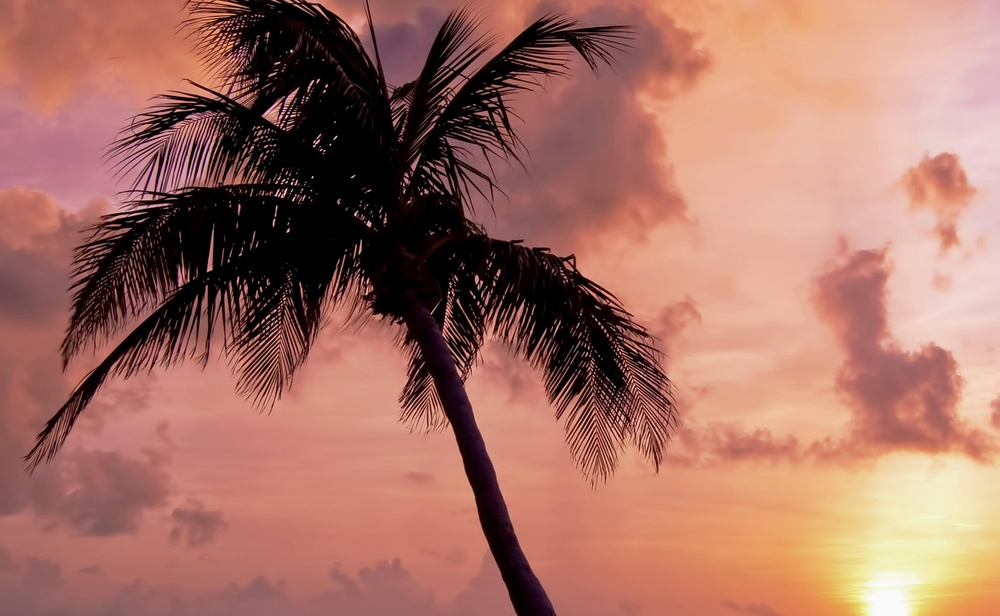
#> input picture Image Enhancement Spatial Domain/dataset/pexels-pixabay-67566.jpg, 1000 x 616 px, shrunk from 7308 x 4502 before the run
$ python 'Power Transformation (Gamma).py'
#> lines starting #> are read from the running program, lines starting #| are printed output that depends on the picture
import cv2
import matplotlib.pyplot as plt
import numpy as np

img = cv2.imread('dataset/pexels-pixabay-67566.jpg', 0)
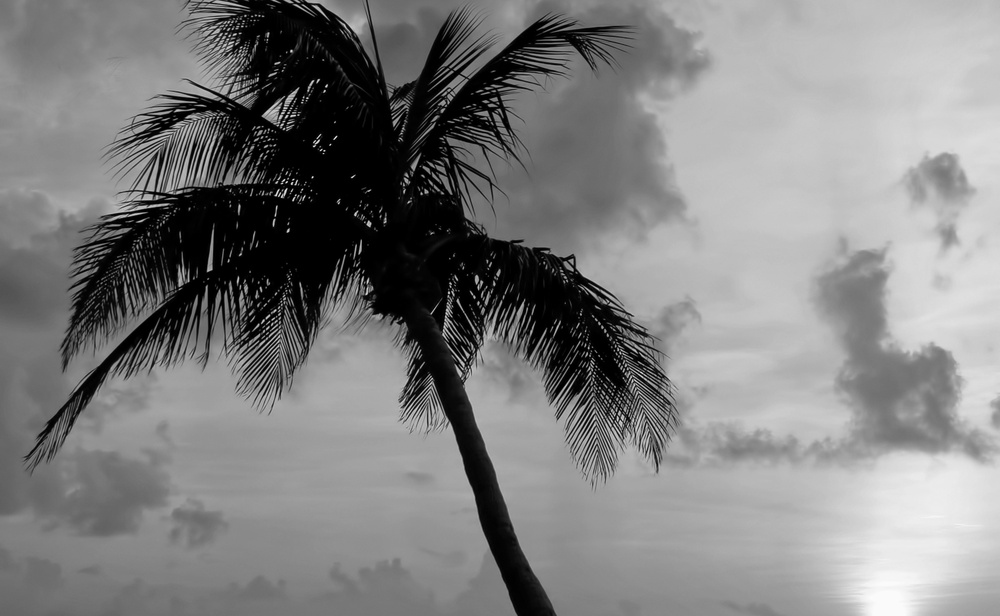
#> img: shape (616, 1000); min 0, max 252, mean 127.2
gamma = 2.5
img_power = img**gamma
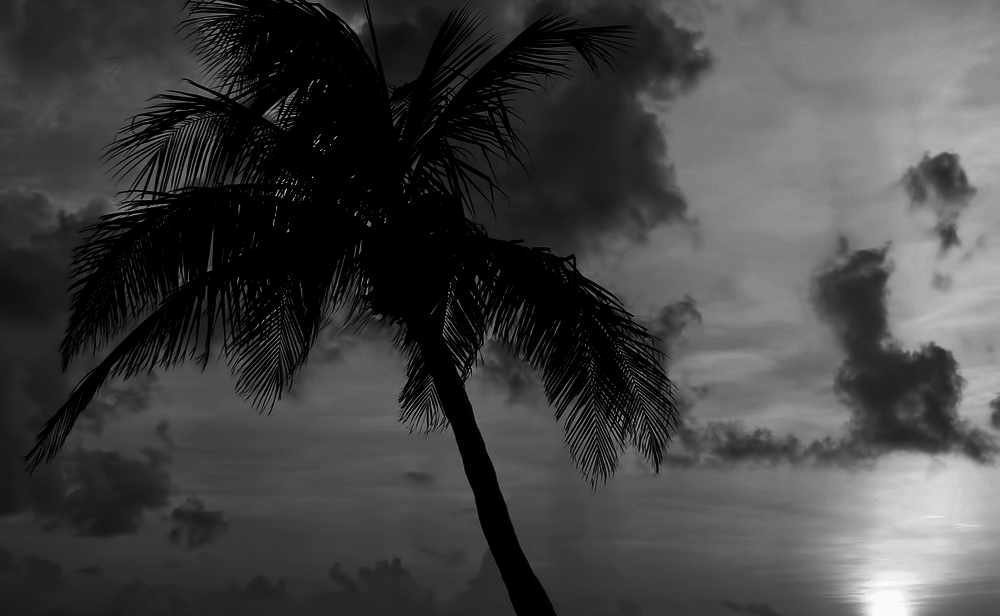
#> img_power: shape (616, 1000) float64; min 0, max 1008094.7, mean 266681.4; drawn with min black and max white
plt.figure(figsize=(20, 20))
plt.subplot(1,2,1)
plt.imshow(img,cmap="gray")
plt.subplot(1,2,2)
plt.imshow(img_power,cmap="gray")
plt.show()
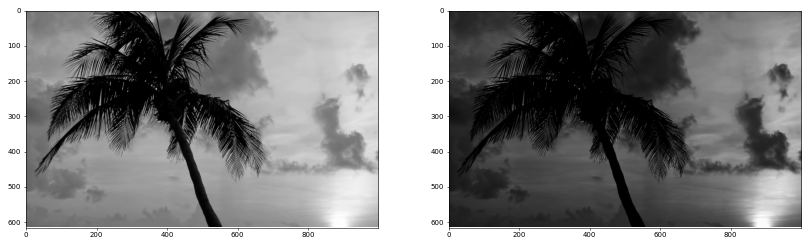
#> figure drawn by matplotlib, 2 panels

$ run again, with Image Enhancement Spatial Domain/dataset/clouds-8420083_1280.jpg copied over Image Enhancement Spatial Domain/dataset/pexels-pixabay-67566.jpg
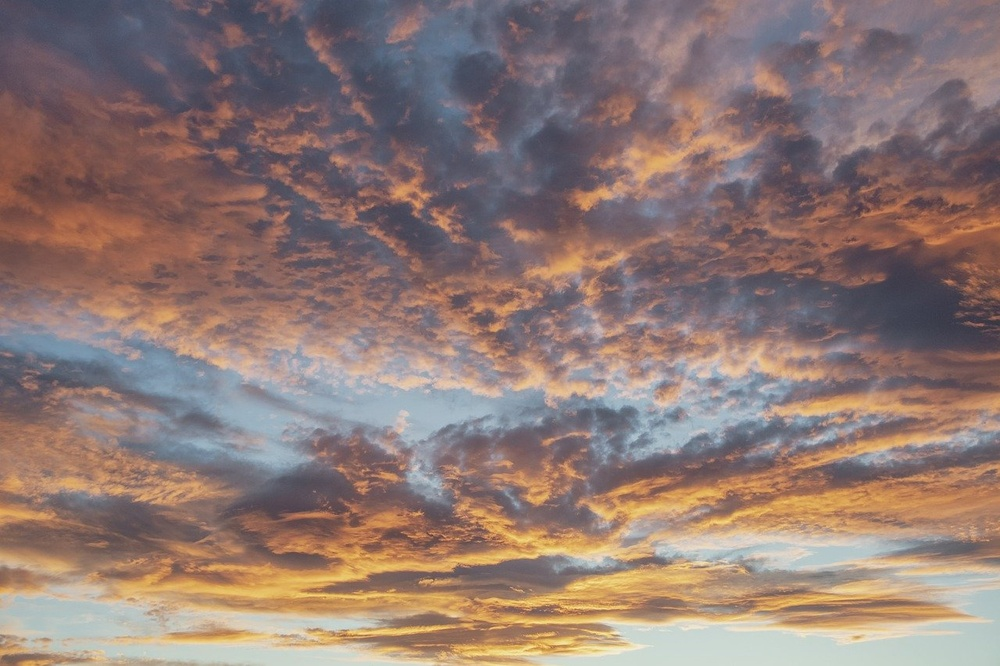
#> input picture Image Enhancement Spatial Domain/dataset/clouds-8420083_1280.jpg, 1000 x 666 px, shrunk from 1280 x 853 before the run
#> `img_power = img**gamma`:
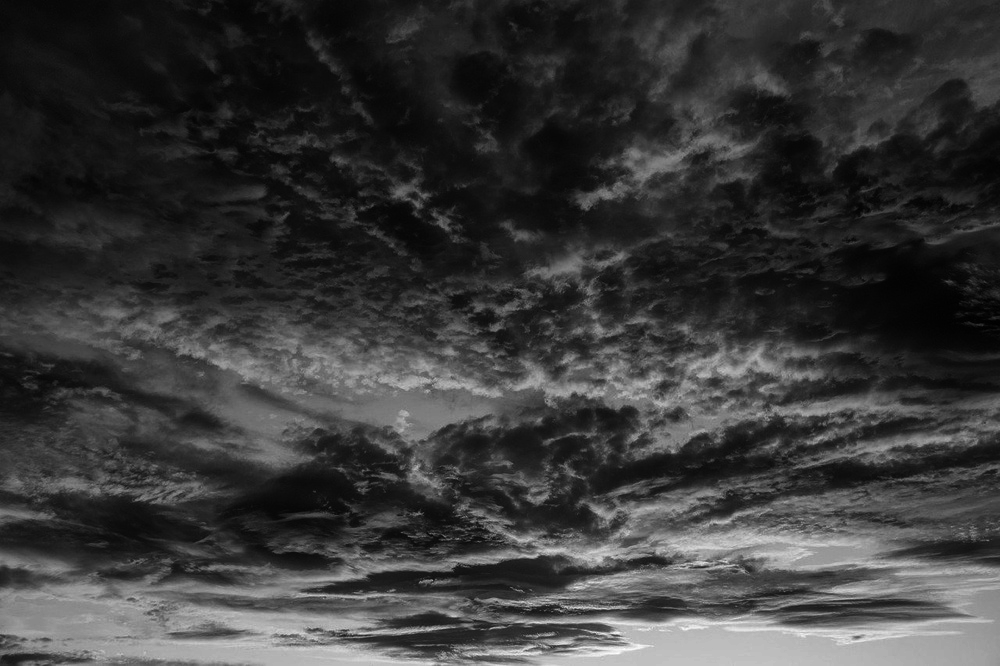
#> img_power: shape (666, 1000) float64; min 18574.9, max 873861.1, mean 211909.2; drawn with min black and max white
#> `plt.show()`:
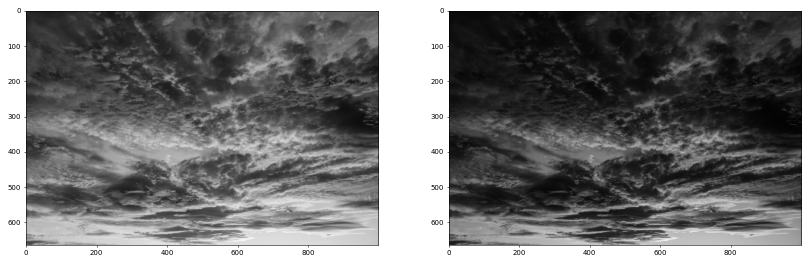
#> figure drawn by matplotlib, 2 panels

$ run again, with Image Enhancement Spatial Domain/dataset/lampu.JPG copied over Image Enhancement Spatial Domain/dataset/pexels-pixabay-67566.jpg
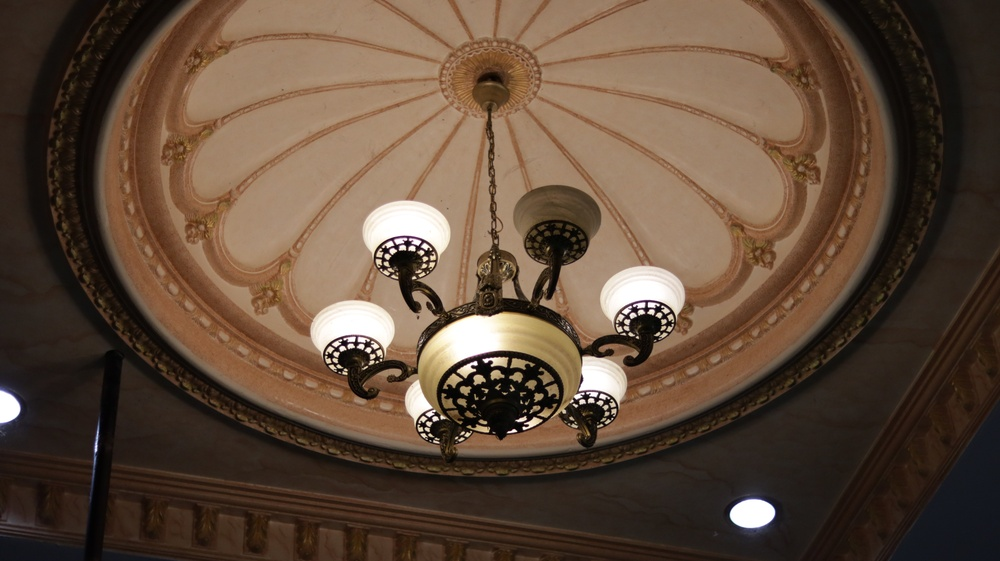
#> input picture Image Enhancement Spatial Domain/dataset/lampu.JPG, 1000 x 561 px, shrunk from 6000 x 3368 before the run
#> `img_power = img**gamma`:
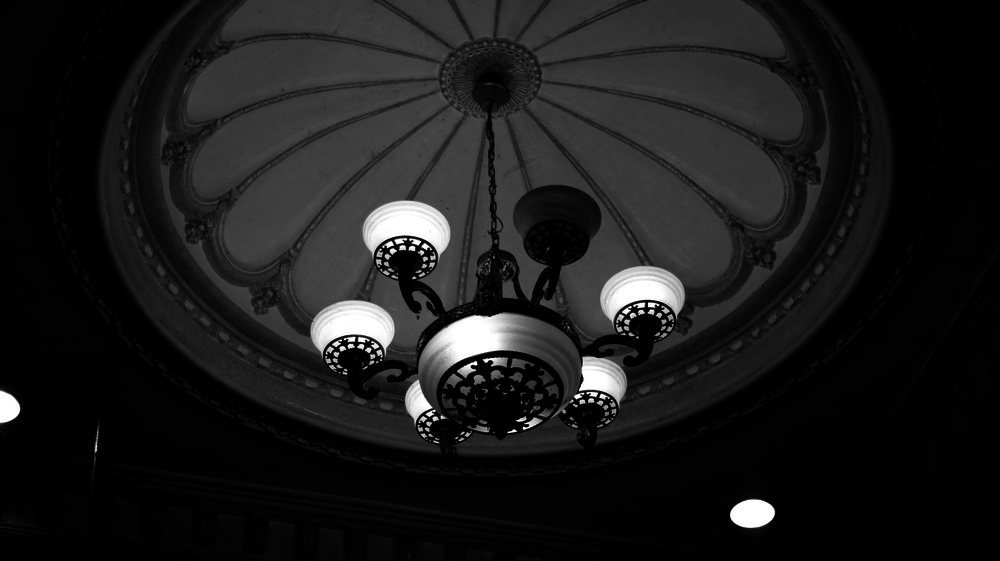
#> img_power: shape (561, 1000) float64; min 0, max 1038366, mean 109142.7; drawn with min black and max white
#> `plt.show()`:
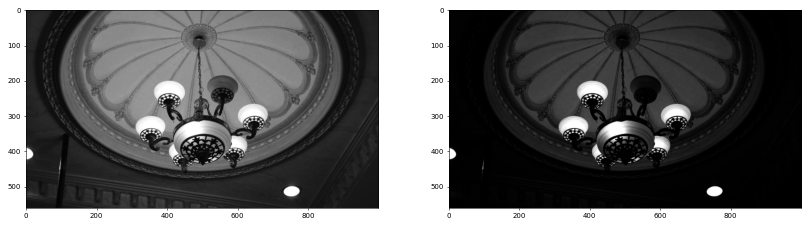
#> figure drawn by matplotlib, 2 panels
